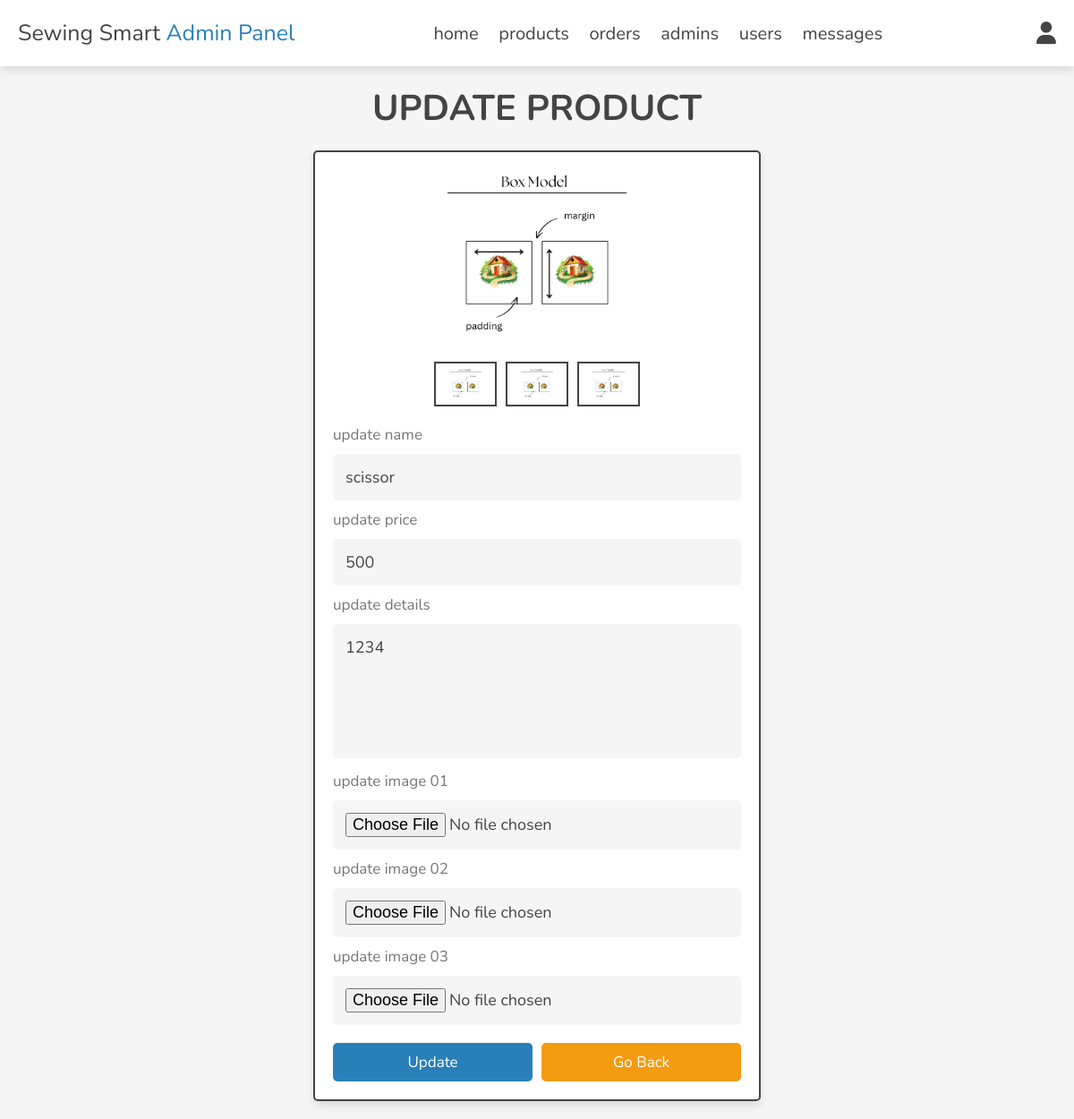
Screenshot of /admin/update_product.php?update=1 (signed in) with the database file from the repository.
### tables this page shows
CREATE TABLE `products` (
  `id` int(100) NOT NULL,
  `name` varchar(100) NOT NULL,
  `details` varchar(500) NOT NULL,
  `price` int(10) NOT NULL,
  `image_01` varchar(100) NOT NULL,
  `image_02` varchar(100) NOT NULL,
  `image_03` varchar(100) NOT NULL
);

### admin/update_product.php (the view, shortened to what this page needs)
<?php
include '../components/connect.php';
?>
<!DOCTYPE html>
<html lang="en">
<head>
   <link rel="stylesheet" href="https://cdnjs.cloudflare.com/ajax/libs/font-awesome/6.1.1/css/all.min.css">
   <link rel="stylesheet" href="../css/admin_style.css">
</head>
<body>
<?php include '../components/admin_header.php'; ?>
<section class="update-product">
   <h1 class="heading">update product</h1>
   <?php
      $update_id = $_GET['update'];
      $select_products = $conn->prepare("SELECT * FROM `products` WHERE id = ?");
      $select_products->execute([$update_id]);
      if($select_products->rowCount() > 0){
         while($fetch_products = $select_products->fetch(PDO::FETCH_ASSOC)){
   ?>
   <form action="" method="post" enctype="multipart/form-data">
      <div class="image-container">
         <div class="main-image">
            <img src="../uploaded_img/<?= $fetch_products['image_01']; ?>" alt="">
         </div>
         <div class="sub-image">
            <img src="../uploaded_img/<?= $fetch_products['image_01']; ?>" alt="">
            <img src="../uploaded_img/<?= $fetch_products['image_02']; ?>" alt="">
            <img src="../uploaded_img/<?= $fetch_products['image_03']; ?>" alt="">
         </div>
      </div>
      <span>update name</span>
      <input type="text" name="name" required class="box" maxlength="100" placeholder="enter product name" value="<?= $fetch_products['name']; ?>">
      <span>update price</span>
      <input type="number" name="price" required class="box" min="0" max="9999999999" placeholder="enter product price" onkeypress="if(this.value.length == 10) return false;" value="<?= $fetch_products['price']; ?>">
      <span>update details</span>
      <textarea name="details" class="box" required cols="30" rows="10"><?= $fetch_products['details']; ?></textarea>
      <span>update image 01</span>
      <input type="file" name="image_01" accept="image/jpg, image/jpeg, image/png, image/webp" class="box">
      <span>update image 02</span>
      <input type="file" name="image_02" accept="image/jpg, image/jpeg, image/png, image/webp" class="box">
      <span>update image 03</span>
      <input type="file" name="image_03" accept="image/jpg, image/jpeg, image/png, image/webp" class="box">
      <div class="flex-btn">
         <input type="submit" name="update" class="btn" value="update">
         <a href="products.php" class="option-btn">go back</a>
      </div>
   </form>
   <?php
         }
      }else{
         echo '<p class="empty">no product found!</p>';
      }
   ?>
</section>
</body>
</html>

### css/admin_style.css (style rules this page uses)
:root { --main-color:#2980b9; --orange:#f39c12; --red:#e74c3c; --black:#444; --white:#fff; --light-color:#777; --light-bg:#f5f5f5; --border:.2rem solid var(--black); --box-shadow:0 .5rem 1rem rgba(0,0,0,.1); }
* { font-family: 'Nunito', sans-serif; margin:0; padding:0; box-sizing: border-box; outline: none; border:none; text-decoration: none; }
html { font-size: 62.5%; overflow-x: hidden; }
body { background-color: var(--light-bg); }
section { padding:2rem; max-width: 1200px; margin:0 auto; }
.heading { font-size: 4rem; color:var(--black); margin-bottom: 2rem; text-align: center; text-transform: uppercase; }
.btn, .delete-btn, .option-btn { display: block; width: 100%; margin-top: 1rem; border-radius: .5rem; padding:1rem 3rem; font-size: 1.7rem; text-transform: capitalize; color:var(--white); cursor: pointer; text-align: center; }
.btn { background-color: var(--main-color); }
.option-btn { background-color: var(--orange); }
.flex-btn { display: flex; gap:1rem; }
.update-product form { background-color: var(--white); box-shadow: var(--box-shadow); border-radius: .5rem; border:var(--border); padding:2rem; max-width: 50rem; margin:0 auto; }
.update-product form .image-container { margin-bottom: 2rem; }
.update-product form .image-container .main-image img { height: 20rem; width: 100%; object-fit: contain; }
.update-product form .image-container .sub-image { display: flex; gap:1rem; justify-content: center; margin:1rem 0; }
.update-product form .image-container .sub-image img { height: 5rem; width: 7rem; object-fit: contain; padding:.5rem; border:var(--border); cursor: pointer; transition: .2s linear; }
.update-product form .box { width: 100%; border-radius: .5rem; padding:1.4rem; font-size: 1.8rem; color:var(--black); background-color: var(--light-bg); margin:1rem 0; }
.update-product form span { font-size: 1.7rem; color:var(--light-color); }
.update-product form textarea { height: 15rem; resize: none; }

### rows the page displays
products: image_01 (picture), image_02 (picture), image_03 (picture), name "scissor", price "500", details "1234"
